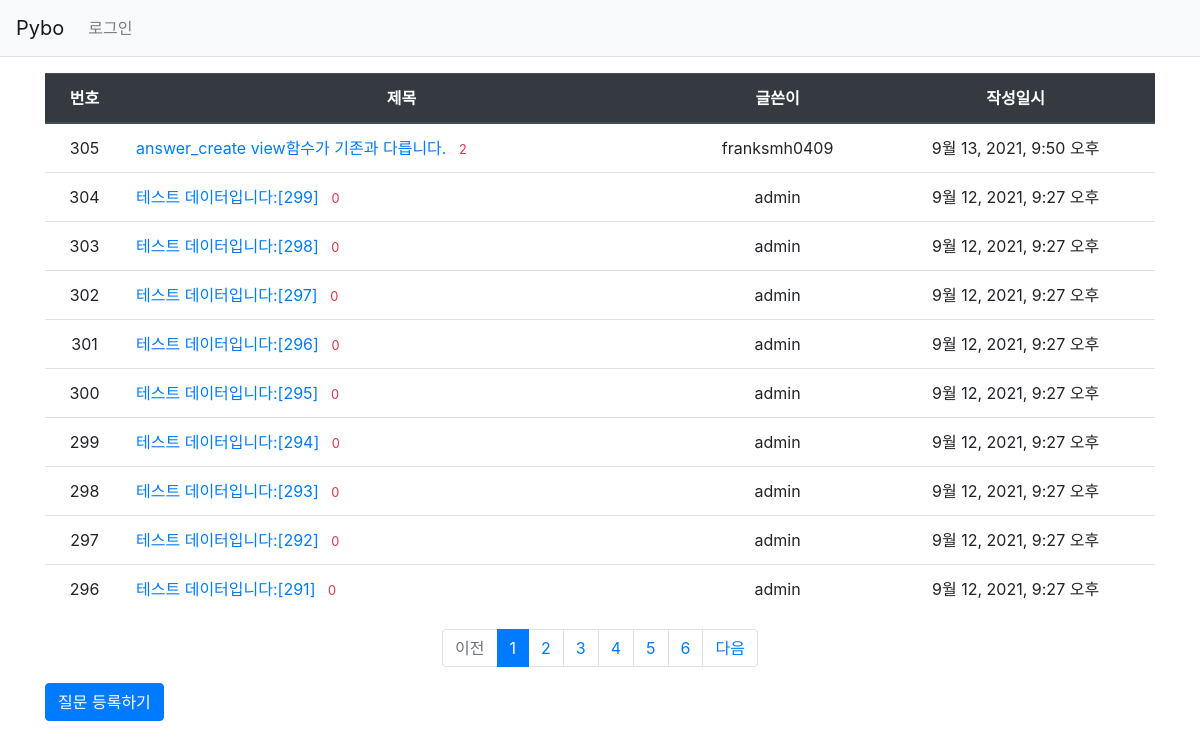
Screenshot of /pybo/ with the database file from the repository.
### pybo/models.py (models this page shows, shortened)
class Question(models.Model):
    author = models.ForeignKey(User, on_delete=models.CASCADE)
    subject = models.CharField(max_length=200)
    content = models.TextField()
    create_date = models.DateTimeField()

### pybo/views.py (the view)
# urls.py: path('', views.index, name='index'), # '/'에 해당하는 path
def index(request):
    page = request.GET.get('page', '1')  # 페이지
    question_list = Question.objects.order_by('-create_date')
    paginator = Paginator(question_list, 10)  # 페이지당 10개씩 보여주기
    page_obj = paginator.get_page(page)
    context = {'question_list': page_obj}
    return render(request, 'pybo/question_list.html', context)

### pybo/templatetags/pybo_filter.py (called while the page is built)
@register.filter
def sub(value, arg):
    return value - arg

### templates/pybo/question_list.html
{% extends 'base.html' %}
{% load pybo_filter %}
{% block content %}
<div class="container my-3">
    <table class="table">
        <thead>
        <tr class="text-center thead-dark">
            <th>번호</th>
            <th style="width:50%">제목</th>
            <th>글쓴이</th>
            <th>작성일시</th>
        </tr>
        </thead>
        <tbody>
        {% if question_list %}
        {% for question in question_list %}
        <tr class="text-center">
            <td>
                {{ question_list.paginator.count|sub:question_list.start_index|sub:forloop.counter0|add:1 }}
            </td>
            <td class="text-left">
                <a href="{% url 'pybo:detail' question.id %}">{{ question.subject }}</a>
                {% if question.answer_set.count >= 0 %}
                <span class="text-danger small ml-2">{{ question.answer_set.count }}</span>
                {% endif %}
            </td>
            <td>{{ question.author.username }}</td>
            <td>{{ question.create_date }}</td>
        </tr>
        {% endfor %}
        {% else %}
        <tr>
            <td colspan="3">질문이 없습니다.</td>
        </tr>
        {% endif %}
        </tbody>
    </table>
    <ul class="pagination justify-content-center">
        {% if question_list.has_previous %}
        <li class="page-item">
            <a class="page-link" href="?page={{ question_list.previous_page_number }}">이전</a>
        </li>
        {% else %}
        <li class="page-item disabled">
            <a class="page-link" tabindex="-1" aria-disabled="true" href="#">이전</a>
        </li>
        {% endif %}
        {% for page_number in question_list.paginator.page_range %}
        {% if page_number >= question_list.number|add:-5 and page_number <= question_list.number|add:5 %}
            {% if page_number == question_list.number %}
            <li class="page-item active" aria-current="page">
                <a class="page-link" href="?page={{ page_number }}">{{ page_number }}</a>
            </li>
            {% else %}
            <li class="page-item">
                <a class="page-link" href="?page={{ page_number }}">{{ page_number }}</a>
            </li>
            {% endif %}
        {% endif %}
        {% endfor %}
        {% if question_list.has_next %}
        <li class="page-item">
            <a class="page-link" href="?page={{ question_list.next_page_number }}">다음</a>
        </li>
        {% else %}
        <li class="page-item disabled">
            <a class="page-link" tabindex="-1" aria-disabled="true" href="#">다음</a>
        </li>
        {% endif %}
    </ul>
    <a href="{% url 'pybo:question_create' %}" class="btn btn-primary">질문 등록하기</a>
</div>
{% endblock %}

### rows the page displays
Question: paginator.count|sub "305", subject "answer_create view함수가 기존과 다릅니다.", answer_set.count "2", author.username "franksmh0409", create_date "9월 13, 2021, 9:50 오후"
Question: paginator.count|sub "304", subject "테스트 데이터입니다:[299]", answer_set.count "0", author.username "admin", create_date "9월 12, 2021, 9:27 오후"
Question: paginator.count|sub "303", subject "테스트 데이터입니다:[298]", answer_set.count "0", author.username "admin", create_date "9월 12, 2021, 9:27 오후"
Question: paginator.count|sub "302", subject "테스트 데이터입니다:[297]", answer_set.count "0", author.username "admin", create_date "9월 12, 2021, 9:27 오후"
Question: paginator.count|sub "301", subject "테스트 데이터입니다:[296]", answer_set.count "0", author.username "admin", create_date "9월 12, 2021, 9:27 오후"
Question: paginator.count|sub "300", subject "테스트 데이터입니다:[295]", answer_set.count "0", author.username "admin", create_date "9월 12, 2021, 9:27 오후"
Question: paginator.count|sub "299", subject "테스트 데이터입니다:[294]", answer_set.count "0", author.username "admin", create_date "9월 12, 2021, 9:27 오후"
Question: paginator.count|sub "298", subject "테스트 데이터입니다:[293]", answer_set.count "0", author.username "admin", create_date "9월 12, 2021, 9:27 오후"
Question: paginator.count|sub "297", subject "테스트 데이터입니다:[292]", answer_set.count "0", author.username "admin", create_date "9월 12, 2021, 9:27 오후"
Question: paginator.count|sub "296", subject "테스트 데이터입니다:[291]", answer_set.count "0", author.username "admin", create_date "9월 12, 2021, 9:27 오후"

### other values shown
{{ page_number }} "1"
{{ page_number }} "2" "3" "4" "5" "6"
